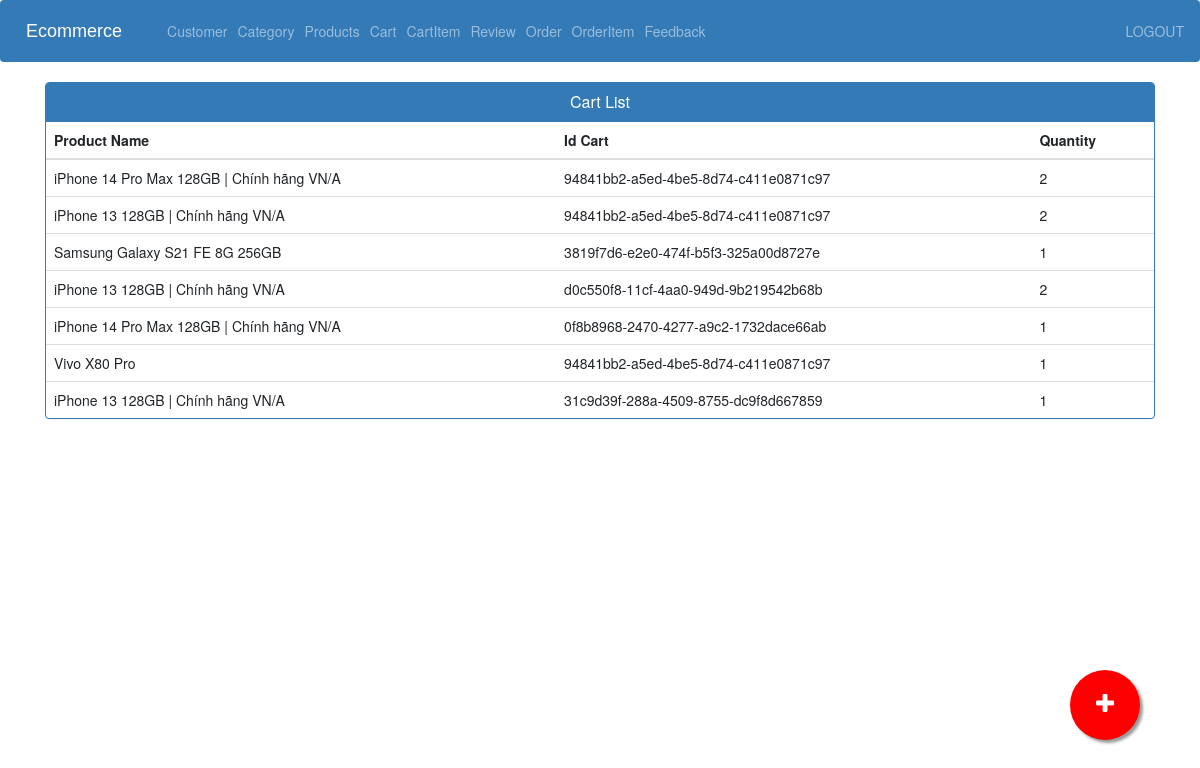
The page /cartitem_view_admin/ (signed in) on the database as committed earlier.
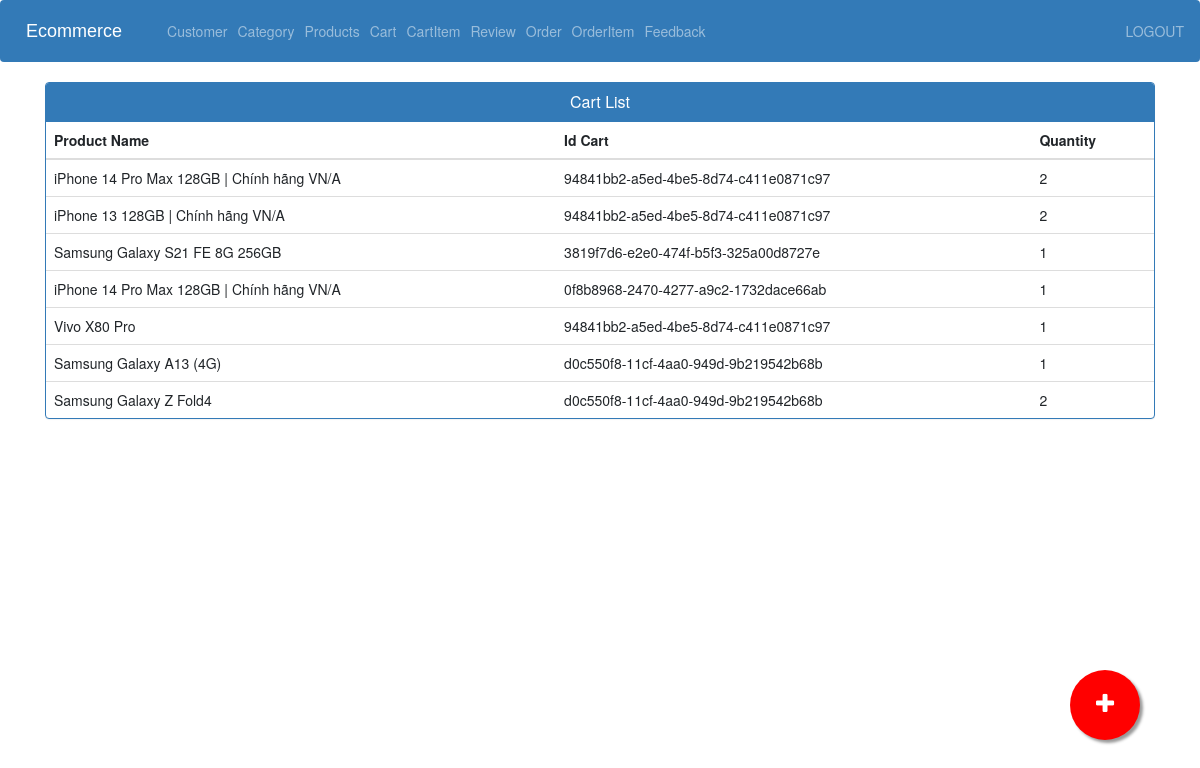
The same page on the database as committed later.
### store/models.py (models this page shows, shortened)
class CartItem(models.Model):
    product = models.ForeignKey(Product, on_delete=models.CASCADE, related_name='items')
    cart = models.ForeignKey(Cart, on_delete= models.CASCADE, related_name="cartitems")
    quantity = models.IntegerField(default=0)

class Product(models.Model):
    category = models.ForeignKey(Category,on_delete=models.CASCADE)
    name = models.CharField(max_length=255,null=False, blank=True)
    image = models.ImageField(upload_to=get_file_path,null=True,blank=True)
    quantity = models.IntegerField(null=False, blank=False)
    description = models.TextField(max_length=1000,null=False, blank=False)
    original_price = models.FloatField(null=False, blank=False)
    selling_price = models.FloatField(null=False, blank=False)
    status = models.BooleanField(default=False, help_text="0=default, 1=Hidden")
    trending = models.BooleanField(default=False,help_text="0=default, 1=Trending")
    created_at = models.DateTimeField(auto_now_add=True)

class Cart(models.Model):
    id = models.UUIDField(default=uuid.uuid4, primary_key=True)
    user = models.ForeignKey(User,  on_delete=models.CASCADE)
    completed = models.BooleanField(default=False)

### store/views.py (the view)
# urls.py: path('cartitem_view_admin/',views.cartitem_view_admin, name='cartitem_view_admin'),
@login_required(login_url='adminlogin')
def cartitem_view_admin(request):
    cartitems= CartItem.objects.all()
    context = {'cartitems':cartitems}
    return render(request, 'admin/view_cartitem.html',context)

### store/templates/admin/view_cartitem.html (shortened to what this page needs)
{% extends 'admin/admin_base.html' %}
{% load static %}
{% block content %}
<head>
  <link href="//netdna.bootstrapcdn.com/bootstrap/3.0.0/css/bootstrap.min.css" rel="stylesheet" id="bootstrap-css">
</head>
<div class="container">
  <div class="panel panel-primary">
    <div class="panel-heading">
      <h6 class="panel-title">Cart List</h6>
    </div>
    <table class="table table-hover" id="dev-table">
      <thead>
        <tr>
          <th>Product Name</th>
          <th>Id Cart</th>
          <th>Quantity</th>
        </tr>
      </thead>
      {% for p in cartitems %}
      {% if p %}
      <tr>
        <td> {{p.product.name}}</td>
        <td>{{ p.cart.id }}</td>
        <td>{{p.quantity}}</td>
      </tr>
      {%else%}
      <br><br><br>
      <h1>no products</h1>
      {% endif %}
      {% endfor %}
    </table>
  </div>
</div>
<a href="{% url 'add_category_view' %}" class="float">
<i class="fa fa-plus my-float"></i>
</a>
{% endblock content %}

Rows that differ between the two databases and show on the page:
removed CartItem: product.name "iPhone 13 128GB | Chính hãng VN/A", cart.id "d0c550f8-11cf-4aa0-949d-9b219542b68b", quantity "2"
removed CartItem: product.name "iPhone 13 128GB | Chính hãng VN/A", cart.id "31c9d39f-288a-4509-8755-dc9f8d667859", quantity "1"
added CartItem: product.name "Samsung Galaxy A13 (4G)", cart.id "d0c550f8-11cf-4aa0-949d-9b219542b68b", quantity "1"
added CartItem: product.name "Samsung Galaxy Z Fold4", cart.id "d0c550f8-11cf-4aa0-949d-9b219542b68b", quantity "2"
